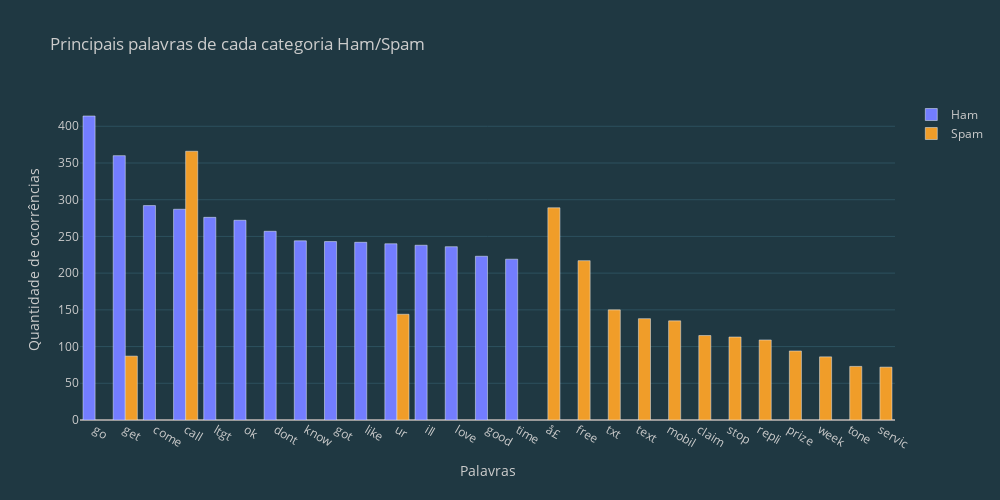

Notebook cell for this chart:
### Code cell
fig = go.Figure()
fig.add_trace(go.Bar(
    x=ham_df['palavra'], 
    y=ham_df['quantidade'], 
    #text=[df['target'].value_counts()[1]],
    name='Ham'
    ))

fig.add_trace(go.Bar(
    x=spam_df['palavra'], 
    y=spam_df['quantidade'], 
    #text=[df['target'].value_counts()[1]],
    name='Spam'
    ))
#fig.add_trace(go.Scatter(x=spam_df.index, y=spam_df.values, name='Spam', fill='tozeroy'))
fig.update_layout(
    title='<span>Principais palavras de cada categoria Ham/Spam</span>', 
    autosize=False,
    width=1000,
    height=500,
    xaxis=dict(title='<span>Palavras</span>'),
    yaxis=dict(title='<span>Quantidade de ocorrências</span>'),
    template='my_theme'
    )

### Figure 1 — Plotly figure (JSON) as saved in the notebook; plotly's stock layout.template omitted (floating-point values rounded to 4 significant figures)
{"data": [{"name": "Ham", "type": "bar", "x": ["go", "get", "come", "call", "ltgt", "ok", "dont", "know", "got", "like", "ur", "ill", "love", "good", "time"], "y": [414, 360, 292, 287, 276, 272, 257, 244, 243, 242, 240, 238, 236, 223, 219]}, {"name": "Spam", "type": "bar", "x": ["call", "å£", "free", "txt", "ur", "text", "mobil", "claim", "stop", "repli", "prize", "get", "week", "tone", "servic"], "y": [366, 289, 217, 150, 144, 138, 135, 115, 113, 109, 94, 87, 86, 73, 72]}], "layout": {"autosize": false, "height": 500, "title": {"text": "<span>Principais palavras de cada categoria Ham/Spam</span>"}, "width": 1000, "xaxis": {"title": {"text": "<span>Palavras</span>"}}, "yaxis": {"title": {"text": "<span>Quantidade de ocorrências</span>"}}}}
